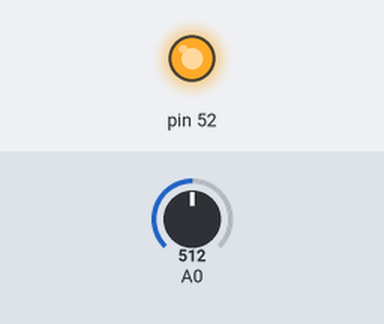
The sketch below on a simulated Arduino Mega 2560, built with avr-gcc and run on an emulated ATmega2560. On the bench: output pins drawn as LEDs (lit = HIGH). The test bench sets the inputs (shaded band); at power-on: A0 = 512.

Above: at 0.05 s.
At 1.2 s:
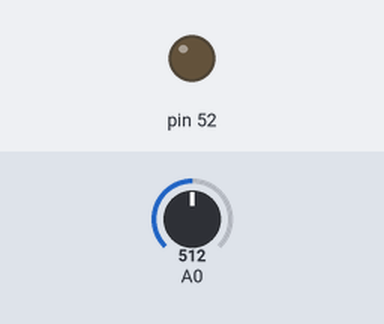
1.3 s: A0 set to 716
At 2.7 s:
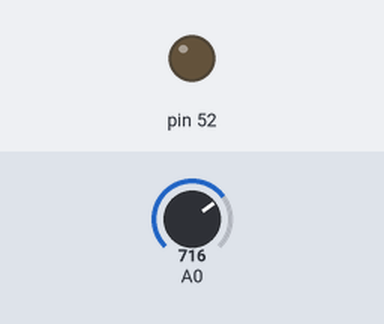
Timing chart, 0 to 4.3 s (numbered marks = the images above; inputs shaded):
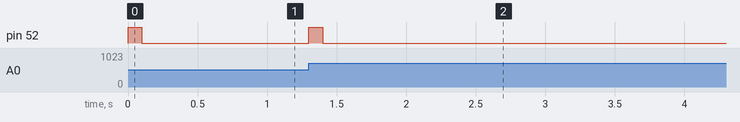

The sketch:

While_Loop.ino
```cpp
int cp,lp,timer=100,tuning=10;

void setup() {
pinMode(52,OUTPUT);
pinMode(A0,INPUT);
}

void loop() {
cp=analogRead(A0);
while(abs(cp-lp)>tuning){
  digitalWrite(52,HIGH);
  delay(timer);
  lp=cp;
  cp=analogRead(A0);
}
digitalWrite(52,LOW);
}
```

Measured:
- after the input at 1.3 s, pin 52: LOW → HIGH at once, → LOW 0.10 s later
